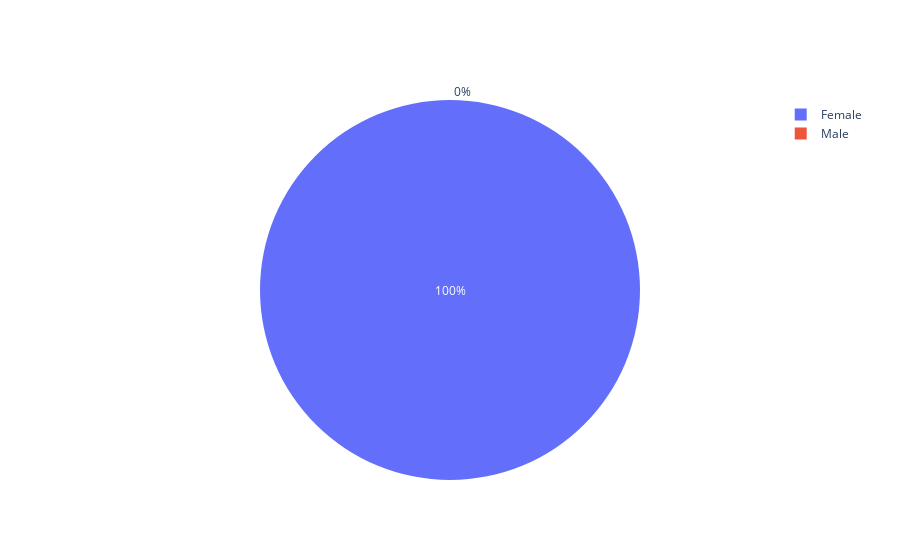

Notebook cell for this chart:
### Code cell
demo = True
prob = predict_gender_for_single_name(W_gnder_RFC_model, w2v_feature, '佩琪')
labels = ['Male','Female']
values = [prob[0][1], prob[0][0]]

trace = go.Pie(labels=labels, values=values)
iplot([trace], filename='probability of Chinese first name')

### Figure 1 — Plotly figure (JSON) as saved in the notebook; plotly's stock layout.template omitted (floating-point values rounded to 4 significant figures)
{"data": [{"labels": ["Male", "Female"], "type": "pie", "values": [0, 1]}], "layout": {}}
